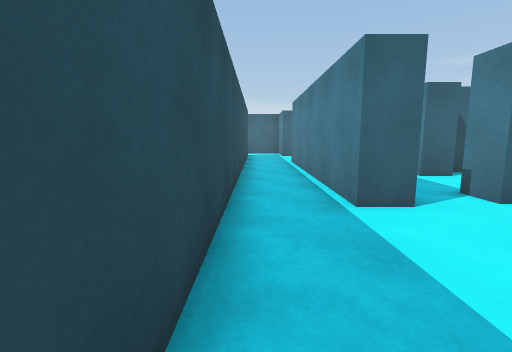
[1] (above)

24 first-person views from a walk through a scene from a Unity 3-D project. The camera is 1.2 m above the floor, tilts 8° down and sees 85° across. The floor is counted in squares, 1 m on a side. Each view is taken from the middle of a square. On the plan, view 1 faces up. The plan holds only what a view shows up to about 13 squares ahead; the rest is blank. The place goes on beyond the plan. The player is left out.

[2]
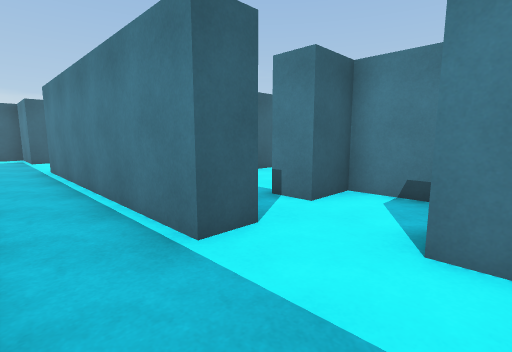

[3]
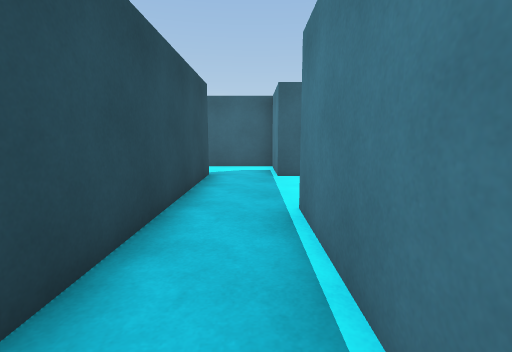

[4]
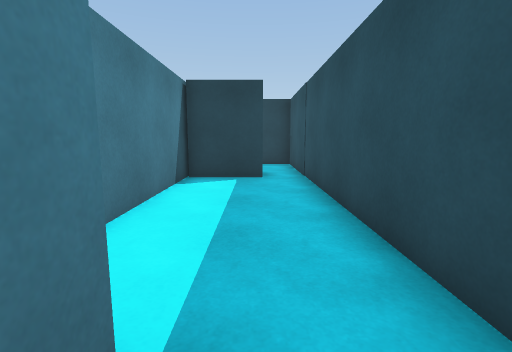

[5]
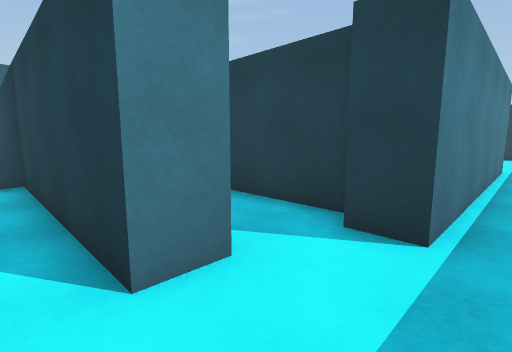

[6]
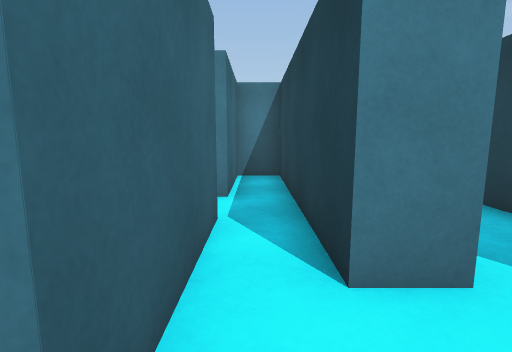

[7]
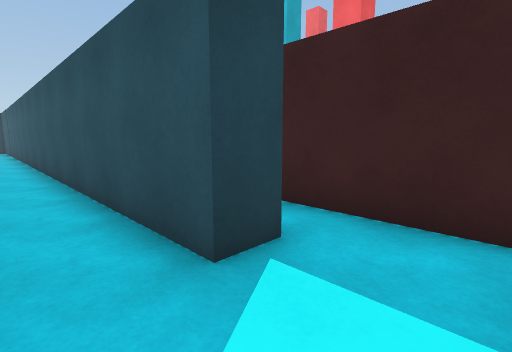

[8]
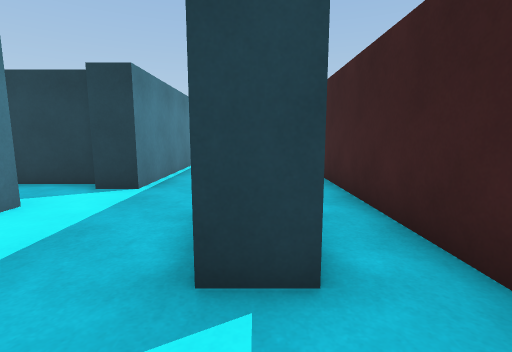

[9]
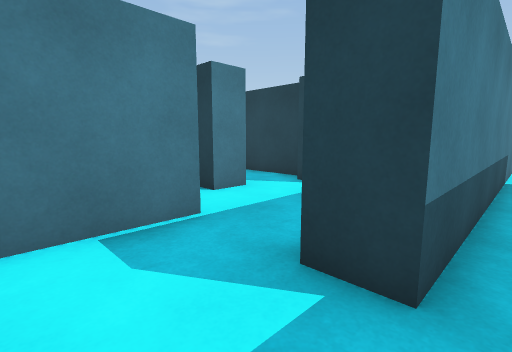

[10]
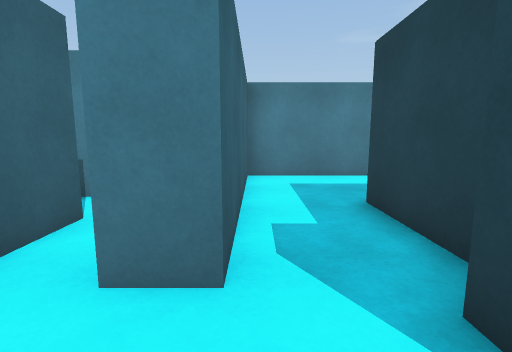

[11]
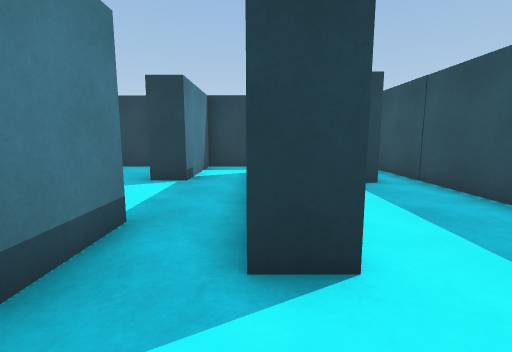

[12]
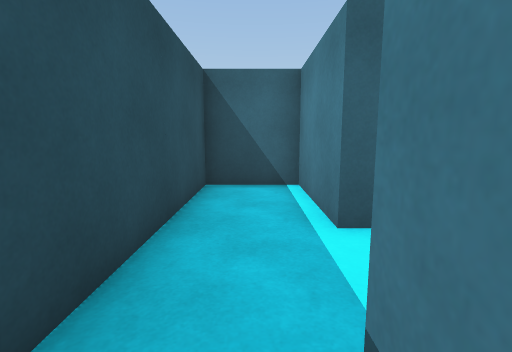

[13]
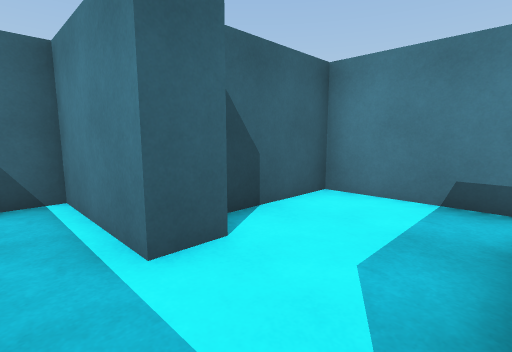

[14]
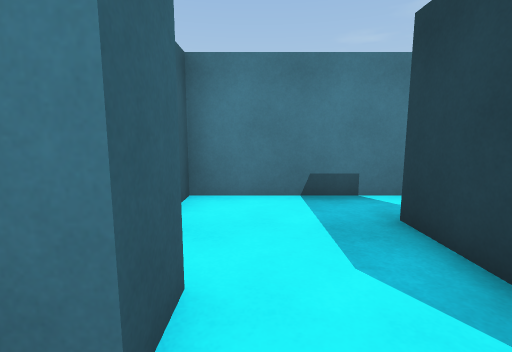

[15]
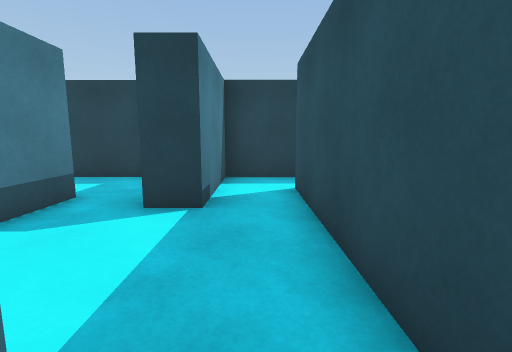

[16]
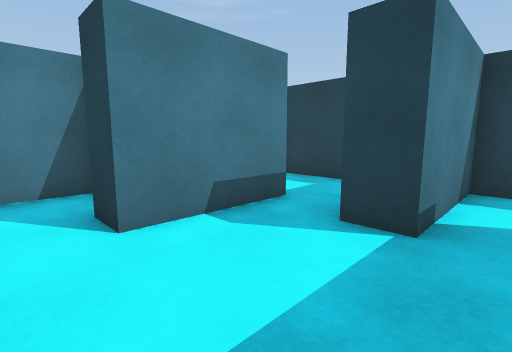

[17]
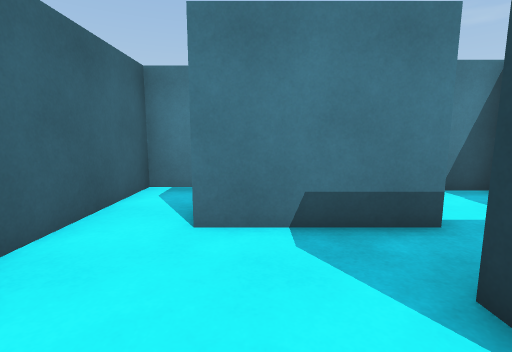

[18]
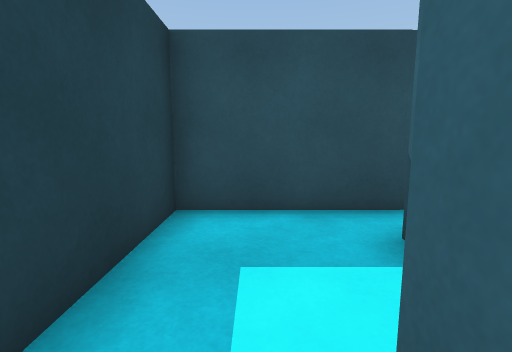

[19]
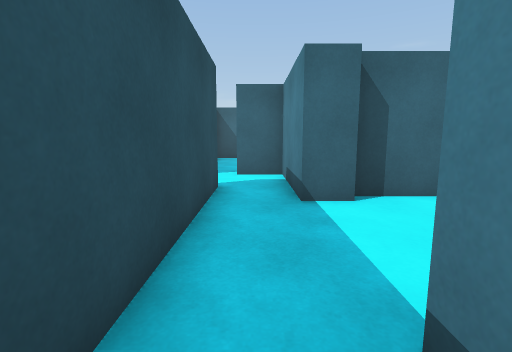

[20]
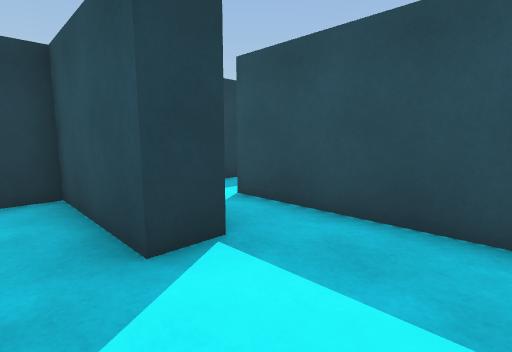

[21]
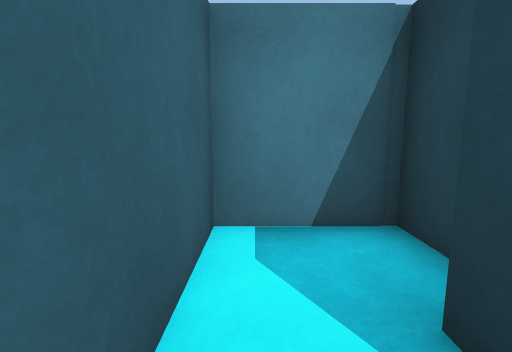

[22]
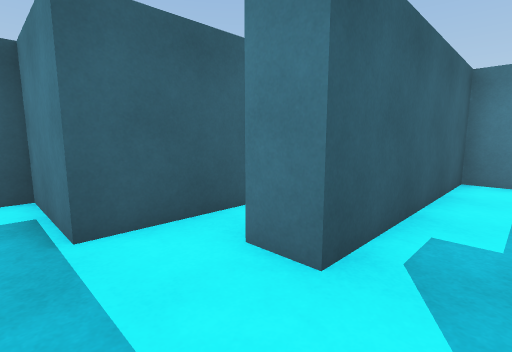

[23]
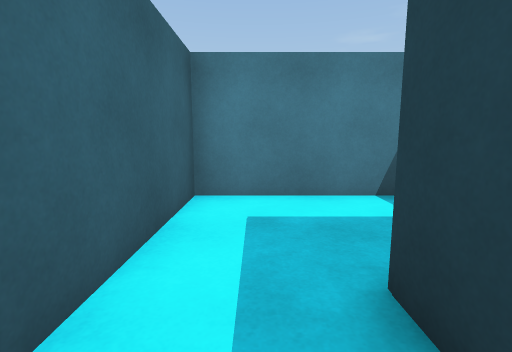

[24]
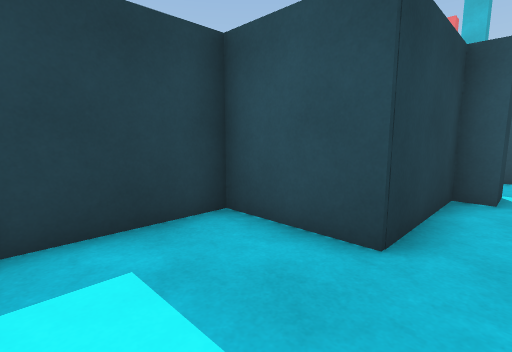

### Floor plan
Ten units are one square. View 1 is at (0, 0); x grows to the right and y downward. Boxes are objects, and circles mark ways between rooms. Rooms are numbered by the first view taken in them; rooms with no view inside come last. Other rooms are left out.
<svg viewBox="-35 -209 156 277">
<path fill="none" stroke="#000" d="M-15 -95 -15 -179 -5 -179 -5 16M31 -153 31 -163 96 -163 96 -176 65 -176M28 -47 17 -47 17 -136 27 -136M51 -176 17 -176 17 -204 -10 -204M-30 -200 -30 -118M8 23 30 23M31 26 31 -27M61 -59 80 -59M61 -86 51 -86 51 -120 27 -120 27 -62M44 -49 44 -60M96 -49 96 -94 66 -94M69 -11 59 -11 59 -35M86 26 86 2 96 2M106 9 116 9 116 -16 70 -16M41 -27 41 45M59 46 59 26 69 26M35 45 30 45M-5 16 -5 63 59 63 59 46M96 -111 96 -153 31 -153M27 -130 61 -130 61 -104 90 -104M31 -27 41 -27M59 -35 59 -49 44 -49"/>
<circle cx="0" cy="25" r="3" fill="#2a7"/>
<circle cx="30" cy="-140" r="3" fill="#2a7"/>
<circle cx="30" cy="-40" r="3" fill="#2a7"/>
<circle cx="40" cy="-55" r="3" fill="#2a7"/>
<circle cx="50" cy="35" r="3" fill="#2a7"/>
<circle cx="50" cy="-25" r="3" fill="#2a7"/>
<text x="10" y="-110">1</text>
<text x="60" y="-70">2</text>
<text x="70" y="0">3</text>
<text x="20" y="40">4</text>
<text x="70" y="-130">5</text>
<text x="40" y="-40">6</text>
</svg>
Room 1 opens to room 4. Room 1 opens to room 5. Room 1 opens to room 6. Room 2 opens to room 6. Room 3 opens to room 4. Room 3 opens to room 6.

Where each view was taken, in squares from view 1:
view 1: 0 up, 0 right, facing up
view 2: 2 up, 0 right, facing up-right
view 3: 9 up, 1 right, facing up
view 4: 6 up, 1 right, facing down
view 5: 17 up, 1 right, facing down-right
view 6: 17 up, 1 right, facing right
view 7: 20 up, 1 right, facing down-left
view 8: 20 up, 1 left, facing down
view 9: 20 up, 2 left, facing down-right
view 10: 15 up, 1 right, facing right
view 11: 5 up, 4 right, facing down
view 12: 5 up, 4 right, facing up
view 13: 6 up, 4 right, facing up-right
view 14: 8 up, 4 right, facing right
view 15: 2 up, 5 right, facing down
view 16: 1 up, 5 right, facing down-right
view 17: 1 down, 5 right, facing right
view 18: 5 down, 4 right, facing left
view 19: 4 down, 5 right, facing up
view 20: 0 up, 8 right, facing down-left
view 21: 1 up, 8 right, facing right
view 22: 14 up, 1 right, facing up-right
view 23: 14 up, 4 right, facing right
view 24: 14 up, 9 right, facing down-left
